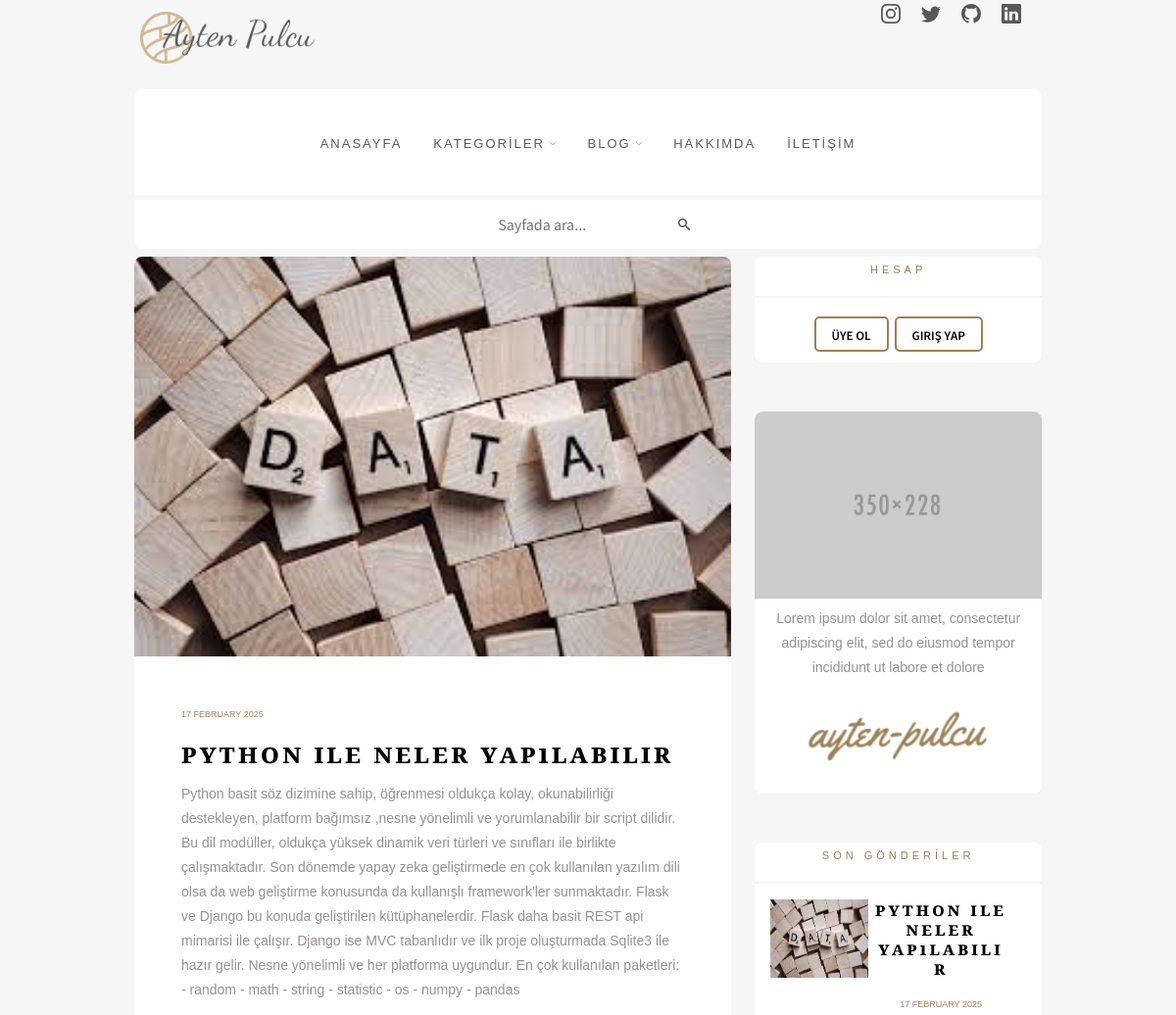
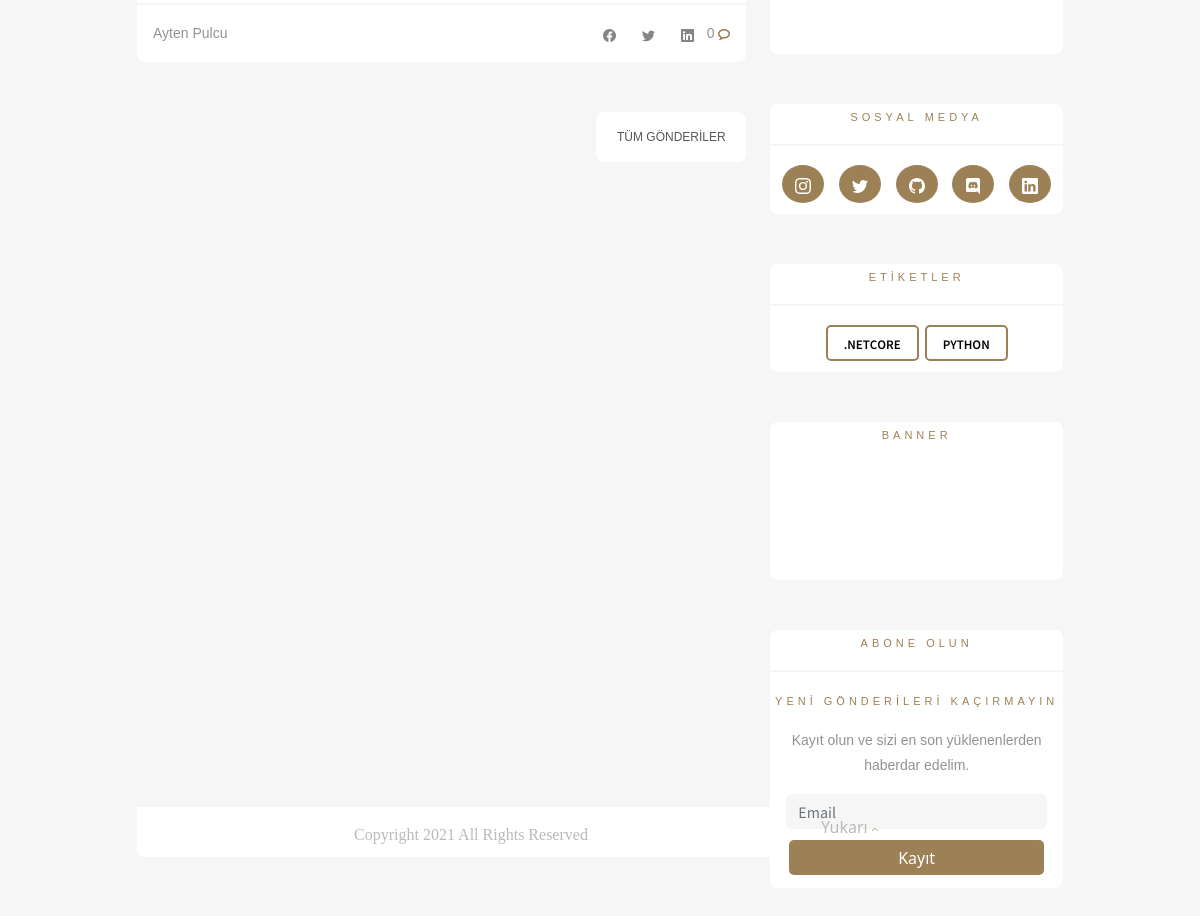
The page / on the database its author committed (2 pictures, top to bottom).
### post/models.py (models this page shows, shortened)
class Blog_post(models.Model):
    category = models.ForeignKey(
        Category,
        on_delete=models.CASCADE
    )
    title = models.CharField(max_length=40)
    slug = models.SlugField(
        max_length=200,
        default="",
    )
    content = models.TextField()
    image = models.ImageField(upload_to="img")
    next_img = models.ImageField(upload_to="next")
    status = models.CharField(
        default="draft",
        choices=STATUS,
        max_length=10,
    )
    author=models.CharField(max_length=100)
    createt_at = models.DateTimeField(auto_now_add=True)
    updated_at = models.DateTimeField(auto_now_add=True)

class Category(models.Model):
    title = models.CharField(max_length=200)
    slug = models.SlugField(
        max_length=200,
        default="",
    )
    status = models.CharField(
        default=DEFAULT_STATUS,
        choices=STATUS,
        max_length=10,
    )
    createt_at = models.DateTimeField(auto_now_add=True)
    updated_at = models.DateTimeField(auto_now=True)

### page/views.py (the view)
# urls.py: path('', index, name='index'),
def index(request):
    return render(request,"index.html")

### myblog/data.py (called while the page is built)
def need_data(request):
    context = dict()
    context['categories'] = Category.objects.filter(
        status="published"
    ).order_by('title')
    context['pages'] = Page.objects.filter(
        status="published"
    ).order_by('title')
    context['latest']  = Blog_post.objects.filter(
        status="published"
    )[:4]
    context['posts'] = Blog_post.objects.filter(
        status='published',
    )[:5]
    return context

### templates/index.html (shortened to what this page needs)
{% extends 'components/base.html' %}
{% block content %}
<div class="content" >
    <div class="content">
        <div class="row">
            <div class="col-md-8" >
                <div class="tabcontent" id="home">
                    {% for item in posts %}
                    <div class="tbox">
                        <div class="timg">
                            <a href="{% url 'post_show' post_slug=item.slug %}">
                                <img src="{{item.image.url}}" class="rnd img-fluid w-100">
                            </a>
                        </div>
                        <span class="d-flex flex-column mt-5 mx-5">
                            <p class="data">{{item.updated_at|date:'d F Y'}}</p>
                            <p class="post-title">{{item.title}}</p>
                            <p class="text">
                                {{item.content}}
                            </p>
                        </span>
                        <hr style="margin: 0px;">
                        <span class="d-flex flex-row mx-3 justify-content-between">
                            <p class="text mt-3"> {{item.author}} </p>
                            <div class="d-flex flex-row">
                                <button type="button" class="btn ">
                                </button>
                                <button type="button" class="btn ">
                                </button>
                                <button type="button" class="btn">
                                </button>
                                <p class="text mt-3">
                                    {{item.comment_set.count}}
                                    <img src="media/icon comments.png" alt="">
                                </p>
                            </div>
                        </span>
                    </div>
                    {% endfor %}
                    <span class="d-flex justify-content-end">
                        <div class="cart d-flex justify-content-center" style="align-items: center;align-self: flex-end; width: 150px;height: 50px;">
                            <a href="{% url 'see_all' %}" class="link">
                                TÜM GÖNDERİLER</a>
                        </div>
                    </span>
                </div>
            </div>
            {% include 'components/sidebar.html' %}
        </div>
    </div>
</div>
{% endblock %}

### templates/components/sidebar.html (shortened to what this page needs)
{% block content%}
{% load static %}
<div class="col-md-4" id="sidebar">
    <div class="cart">
        <p class="tag">Hesap</p>
        <hr>
        {% if user.is_authenticated %}
            <p class="text px-3">Kullanıcı: {{ user.username }}</p>
            <span class="d-flex flex-wrap pb-2 justify-content-center" >
                <a href="{% url 'see_cmnt' %}">
                    <p class="category px-3">
                        Yorumlarım
                    </p>
                </a>
                <a href="{% url 'log_out' %}">
                    <p class="category px-3">Oturumu Kapat</p>
                </a>
            </span>
        {% else %}
        <span class="d-flex flex-wrap pb-2 justify-content-center" >
            <a href="{% url 'sign_in' %}" >
                <p class="category px-3">Üye Ol</p>
            </a>
            <a href="{% url 'log_in' %}" >
                <p class="category px-3">Giriş Yap</p>
            </a>
        </span>
        {% endif %}
    </div>
    <div class="cart" style="height: 390px;">
        <div class="timg">
            <img src="/media/img_about.png" class="img-fluid"  alt="Responsive image">
        </div>
        <span class="d-flex flex-column mt-2 mx-3">
        <p class="text" style="text-align: center;">
            Lorem ipsum dolor sit amet, consectetur adipiscing elit, sed do eiusmod tempor incididunt ut labore et dolore
        </p>
            <img src="/media/signing.png" class="img-fluid align-self-center w-75"  alt="Responsive image">
        </span>
    </div>
    <div class="cart">
        <p class="tag">Son Gönderİler</p>
        <hr>
        {% for item in latest%}
        <span class="d-flex flex-nowrap mt-2 mx-3 mb-3">
            <div class="col-sm-4">
                <a href="{% url 'post_show' post_slug=item.slug %}" target="_self">
                    <img src="{{item.image.url}}" style="height: 80px;width: 100px;" >
                </a>
            </div>
            <div class="col-sm-8">
                <span class="d-flex flex-column mx-3">
                    <p class="last-title"> {{item.title}} </p>
                    <p class="data">{{item.updated_at|date:'d F Y'}}</p>
                </span>
            </div>
        </span>
        {% endfor %}
        <br>
    </div>
    <div class="cart">
        <p class="tag">sosyal medya</p>
        <hr>
        <span class="d-flex flex-row flex-wrap pb-2 justify-content-evenly" >
            <button type="button" class="btn btn-social ">
            </button>
            <button type="button" class="btn btn-social">
            </button>
            <button type="button" class="btn btn-social">
            </button>
            <button type="button" class="btn btn-social">
            </button>
            <button type="button" class="btn btn-social">
            </button>
        </span>
    </div>
    <div class="cart">
        <p class="tag">etİketler</p>
        <hr>
        <span class="d-flex flex-wrap pb-2 justify-content-center" >
            {% for item in categories %}
            <a href="{% url 'category_show' category_slug=item.slug %}" style="text-decoration: none;">
                <p class="category px-3">{{item.title}}</p>
            </a>
            {% endfor %}
        </span>
    </div>
    <div class="cart" style="height: 10%;">
        <p class="tag">Banner</p>
    </div>
    <div class="cart" >
        <p class="tag">abone olun</p>
        <hr>
        <p class="tag">yenİ gönderİlerİ kaçırmayın </p>
        <p class="text align-items-center" style="text-align: center;">Kayıt olun ve sizi en son yüklenenlerden haberdar edelim.</p>
        <span class="d-flex flex-column mx-3">
            <input type="text" class="form-control mb-2 border-0" style="background-color: #f6f6f6; border-radius: 6px; height: 35px;" placeholder="Email">
            <button class="btn-submit" type="submit" >Kayıt</button>
        </span>
    </div>
</div>
{% endblock%}

### static/css/main.css (style rules this page uses)
body { margin:0; padding: 0; background-color: #f6f6f6; }
hr { border: 1px solid #dddbdb; }
a { text-decoration: none; }
a.link { font-family:'Source Sans Pro Light', sans-serif ; font-size: 12px; font-weight: 200; text-decoration: none; color: #585858; }
p.text { font-family: 'Source Sans Pro Light', sans-serif; color: #969191; font-size: 14px; font-weight: 200; text-align: left; line-height: 25px; text-overflow: clip; }
p.data { font-family: 'Source Sans Pro Light', sans-serif; font-size: 10pt; font-weight: 200; color: #9c8156; font-variant-caps: all-petite-caps; font-variant-numeric: oldstyle-nums; }
p.post-title { font-family: 'Playfair Display', sans-serif; font-size: 21pt; letter-spacing: 3px; font-weight: 600; font-variant-caps: all-petite-caps; color: black; line-height: 21pt; }
p.last-title { font-family: 'Playfair Display', sans-serif; font-size: 14pt; letter-spacing: 3px; font-weight: 600; font-variant-caps: all-petite-caps; color: black; line-height: 15pt; }
p.tag { font-family: 'Source Sans Pro regular', sans-serif; color: #9c8156; font-size: 12pt; font-weight: 400; letter-spacing: 4px; text-align: center; font-variant-caps: all-petite-caps; }
p.category { color: black; font-size: 14pt; font-weight: 600; font-family: 'Source Sans Pro', sans-serif; font-variant-caps: all-petite-caps; border: 2pt; border-color: #9c8156; border-style: solid ; border-radius: 5px; padding: 2px; margin: 3px; }
.btn-social { color: white; background-color: #9c8156; border-radius: 50%; margin: 3px; }
input, optgroup, select, textarea { margin-top: 0; font-family: 'Source Sans Pro', sans-serif; font-size: 12pt; text-align: left; }
.form-control { color: #cecece; border: solid 1px; border-radius: 8px; }
.timg { border-top-left-radius: 8px; border-top-right-radius: 8px; max-width: 100%; height: auto; }
img.rnd { border-top-left-radius: 8px; border-top-right-radius: 8px; }
.tbox { background-color: white; border-radius: 8px; margin-bottom: 50px; }
.cart { background-color: white; border-radius: 8px; margin-bottom: 50px; text-align: center; overflow-wrap: break-word; }
.btn-submit { border-radius: 5px; background-color: #9c8156; color: white; border:0px; height: 35px; margin: 3px; margin-bottom: 5%; }

### rows shown on the page
Blog_post: image (picture), updated_at "17 February 2025", title "Python ile neler yapılabilir", content "Python basit söz dizimine sahip, öğrenmesi oldukça kolay, okunabilirliği destekleyen, platform bağımsız ,nesne yönelimli ve yorumlanabilir bir script dilidir. Bu dil modüller, oldukça yüksek dinamik veri türleri ve sınıfları ile birlikte çalışmaktadır. Son dönemde yapay zeka geliştirmede en çok kullanılan yazılım dili olsa da web geliştirme konusunda da kullanışlı framework'ler sunmaktadır. Flask ve Django bu konuda geliştirilen kütüphanelerdir. Flask daha basit REST api mimarisi ile çalışır. Django ise MVC tabanlıdır ve ilk proje oluşturmada Sqlite3 ile hazır gelir. Nesne yönelimli ve her platforma uygundur. En çok kullanılan paketleri: - random - math - string - statistic - os - numpy -…", author "Ayten Pulcu", comment_set.count "0"
Category: title ".NetCore"
Category: title "Python"
